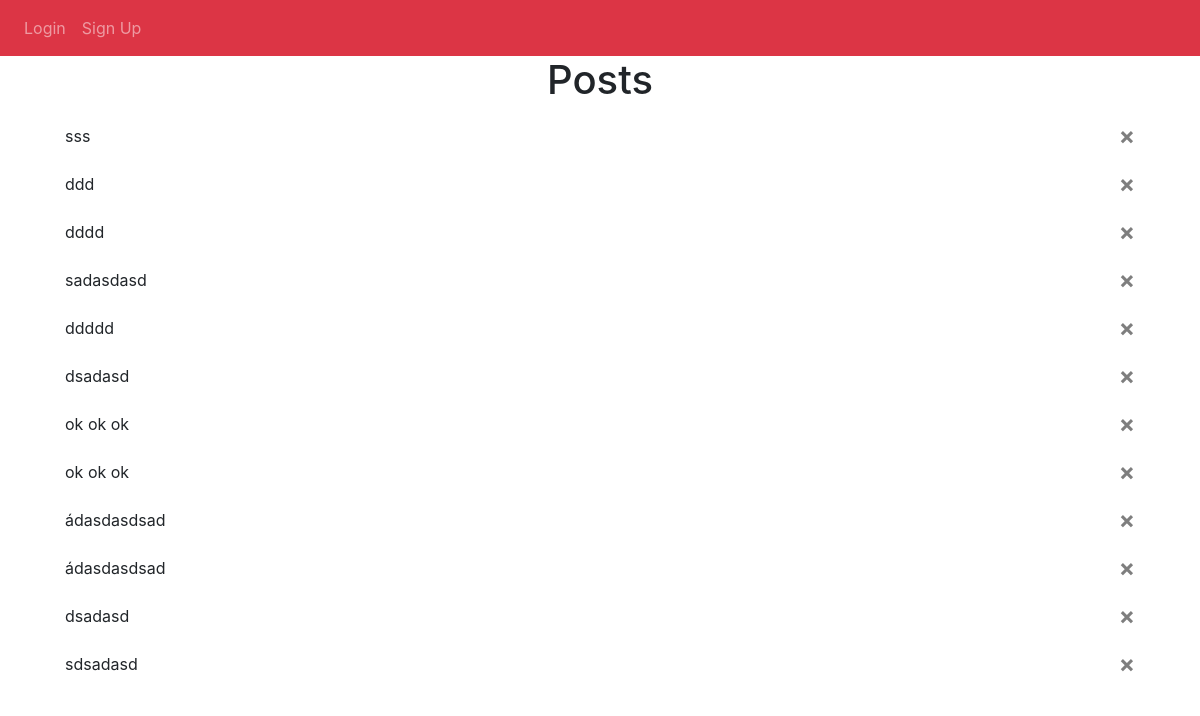
Before: / with the older database file.
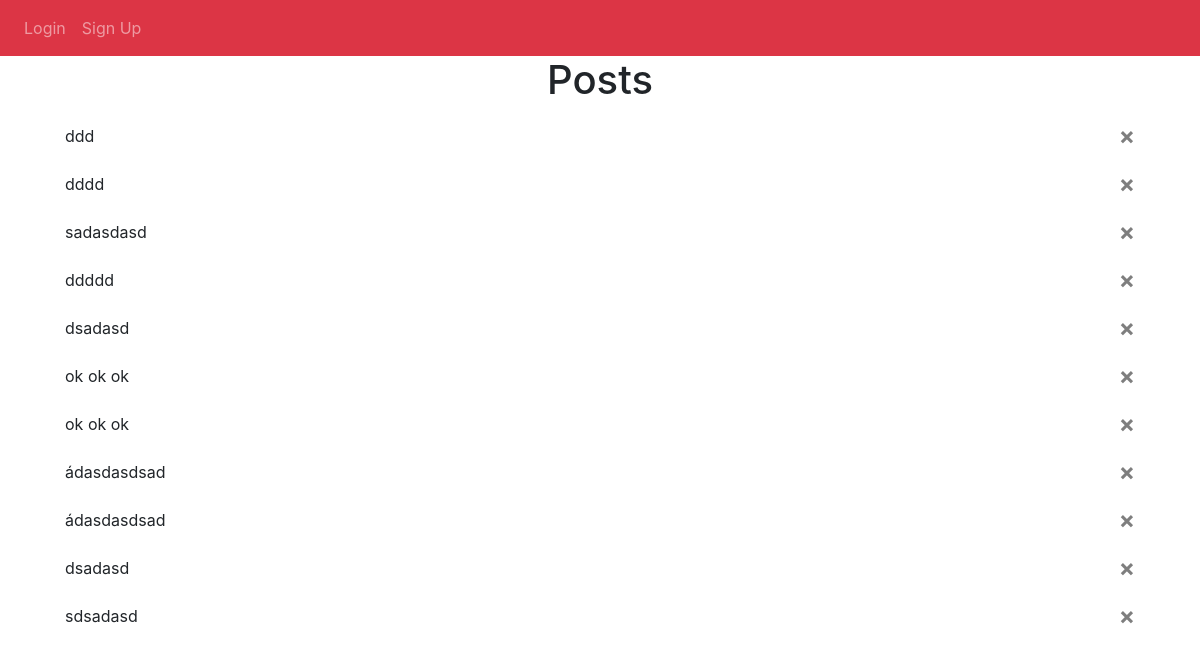
After: the same page with the newer database file.
### models.py (models this page shows)
class Post(db.Model):
    __tablename__ = 'posts'
    id = db.Column(db.Integer, primary_key=True)
    body = db.Column(db.Text)
    timestamp = db.Column(db.DateTime, index=True, default=datetime.now)
    author_id = db.Column(db.Integer, db.ForeignKey('users.id'))
    comments = db.relationship('Comment', backref="post_comment", lazy=True)

### views.py (the view, shortened to what this page needs)
@views.route('/', methods = ['GET', 'POST'])
def home():
    posts = Post.query.order_by(Post.timestamp.desc()).all()
    return render_template('home.html', user= current_user, posts= posts)

### templates/Home.html (shortened to what this page needs)
{% extends "base.html" %} {% block title %}Home{% endblock %} {% block content
  %}
  <h1 align="center">Posts</h1>
  <ul class="list-group list-group-flush" id="notes">
    {% for post in posts %}
    <li class="list-group-item">
      {{ post.body }}
      <button type="button" class="close" onClick="deleteNote({{ posts.id }})">
        <span aria-hidden="true">&times;</span>
      </button>
    </li>
    {% endfor %}
  </ul>
{% endblock %}

### templates/base.html (shortened to what this page needs)
<!DOCTYPE html>
<html>
    <head>
        <link
        rel="stylesheet"
        href="https://stackpath.bootstrapcdn.com/bootstrap/4.4.1/css/bootstrap.min.css"
        />
        <link
        rel="stylesheet"
        href="https://stackpath.bootstrapcdn.com/font-awesome/4.7.0/css/font-awesome.min.css"
        />
        <link rel="stylesheet" href="https://maxcdn.bootstrapcdn.com/bootstrap/4.0.0/css/bootstrap.min.css">
    </head>
    <body>
        <nav class="navbar navbar-expand-lg navbar-dark bg-danger">
        <div class="collapse navbar-collapse" id="navbar">
            <div class="navbar-nav">
            {% if user.is_authenticated %}
            <a class="nav-item nav-link" id="home" href="/">Home</a>
            <a class="nav-item nav-link" id="logout" href="/logout">Logout</a>
            {% else %}
            <a class="nav-item nav-link" id="login" href="/login">Login</a>
            <a class="nav-item nav-link" id="signUp" href="/signup">Sign Up</a>
            {% endif %}
            </div>
        </div>
        </nav>
        <div class="container">{% block content %} {% endblock %}</div>
    </body>
</html>

Changed rows visible on the page:
removed Post: body "sss"
